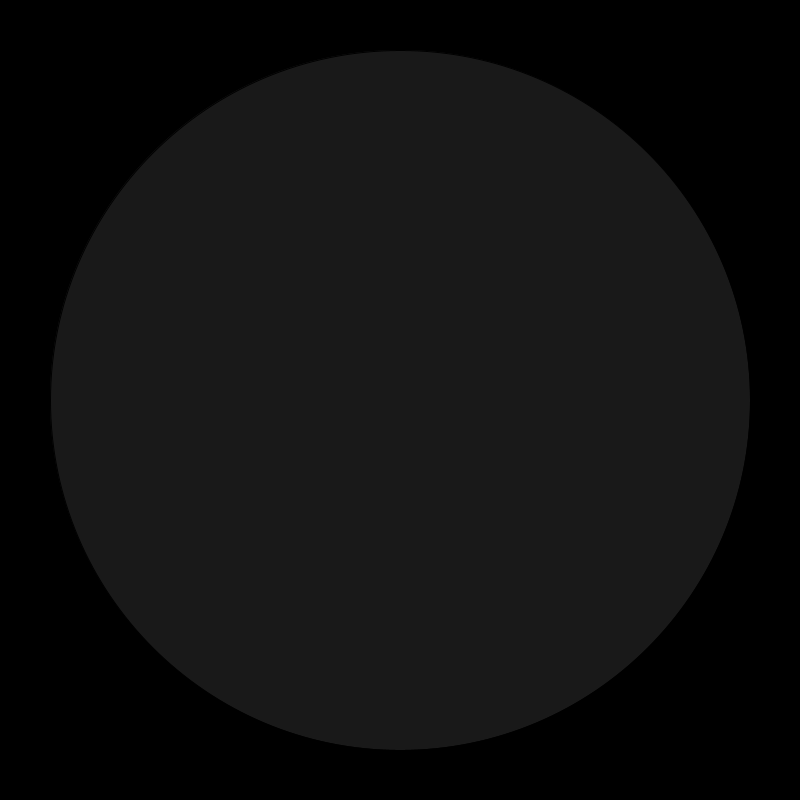
Frame 1 (no input)
Frame 60 (the mouse pressed at the canvas centre just before this capture): identical to frame 1, image omitted
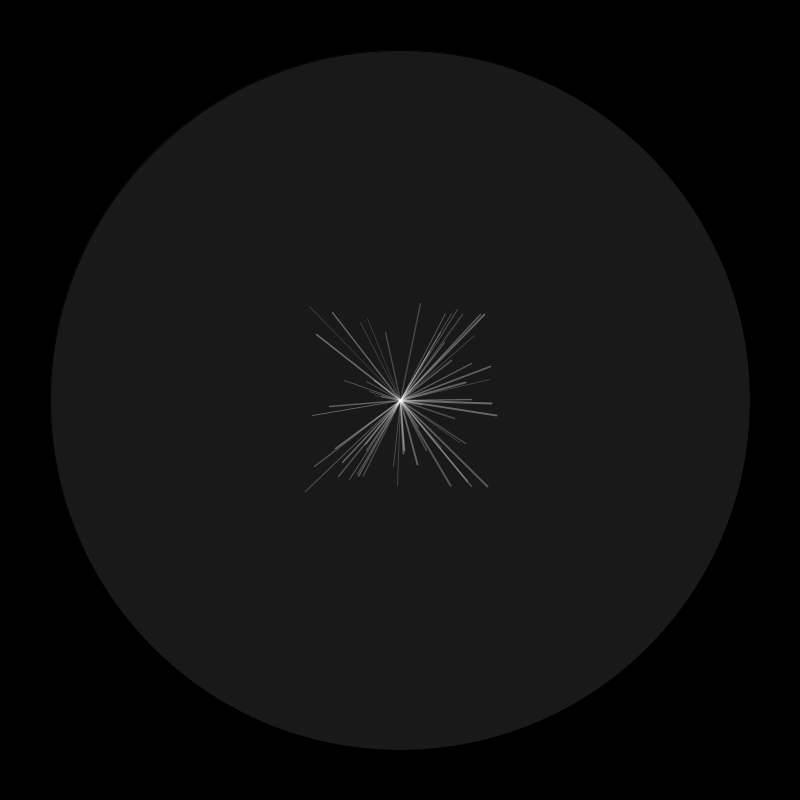
Frame 120 (the mouse held since frame 60 and released just before this capture)

The Processing sketch that drew these frames (run headless with seeded random() and noise(); from frame 60 on, the mouse is pressed at the canvas centre):

// Processing sketch: processing_137564
// ── processing_137564.pde

float lineX = 450;
float lineY = 450;
float x;
float y;
float cx; 
float cy;
float theta;
float radius;
float diameter;
float i = 0;
float s = 0;
float a = 100;

void setup(){
  background(0);
  size (800, 800);
    cx = width/2; 
  cy = height/2;
  diameter = (width/3)*2;
  radius = diameter/2;
  frameRate(30);
  fill(25);
  ellipse(cx, cy, 700, 700);
}

void draw(){
//getting the lines to draw in random lengths and angles away from the mouse
 if (mousePressed){
   i = random(-100, 100);
   s = random(-100, 100);
   a = random(50, 100);
   strokeWeight(random(.5, 2));
   stroke(255, a);
 line(mouseX, mouseY, mouseX+i+x, mouseY+s+y);
 }
}

void mouseReleased(){
  theta = atan2(mouseY - cy, mouseX - cx);
   x = cos(theta)* radius;
   y = sin(theta) * radius;
}
